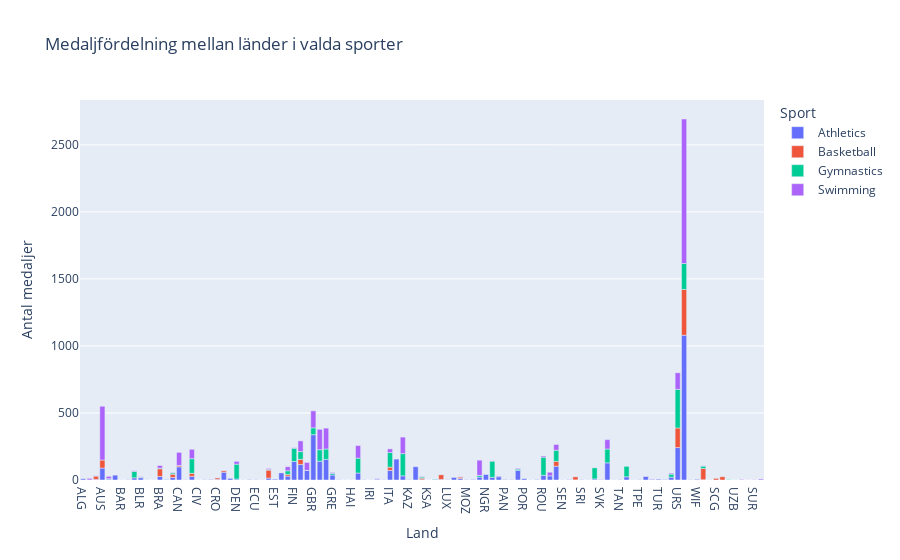

Notebook source saved alongside this figure:
### Code cell
import pandas as pd
import plotly.express as px

df = pd.read_csv("../Data/athlete_events.csv")

selected_sports = ["Basketball", "Swimming", "Athletics", "Gymnastics"]


filtered_sports = df[df["Sport"].isin(selected_sports) & df["Medal"].notnull()]

medals_by_country_sport = (
    filtered_sports.groupby(["Sport", "NOC"]).size().reset_index(name="Count")
)


fig = px.bar(
    medals_by_country_sport,
    x="NOC",
    y="Count",
    color="Sport",
    title="Medaljfördelning mellan länder i valda sporter",
    labels={"NOC": "Land", "Count": "Antal medaljer", "Sport": "Sport"},
)

fig.show()

### Figure 1 — Plotly figure (JSON) as saved in the notebook; plotly's stock layout.template omitted (floating-point values rounded to 4 significant figures)
{"data": [{"alignmentgroup": "True", "hovertemplate": "Sport=Athletics<br>Land=%{x}<br>Antal medaljer=%{y}<extra></extra>", "legendgroup": "Athletics", "marker": {"color": "#636efa", "pattern": {"shape": ""}}, "name": "Athletics", "offsetgroup": "Athletics", "orientation": "v", "showlegend": true, "textposition": "auto", "type": "bar", "x": ["ALG", "ANZ", "ARG", "AUS", "AUT", "BAH", "BAR", "BDI", "BEL", "BLR", "BOH", "BOT", "BRA", "BRN", "BUL", "CAN", "CHI", "CHN", "CIV", "CMR", "COL", "CRO", "CUB", "CZE", "DEN", "DJI", "DOM", "ECU", "ERI", "ESP", "EST", "ETH", "EUN", "FIN", "FRA", "FRG", "GBR", "GDR", "GER", "GRE", "GRN", "GUA", "HAI", "HUN", "IND", "IRI", "IRL", "ISL", "ITA", "JAM", "JPN", "KAZ", "KEN", "KOR", "KSA", "LAT", "LTU", "LUX", "MAR", "MEX", "MOZ", "NAM", "NED", "NGR", "NOR", "NZL", "PAN", "PHI", "POL", "POR", "PUR", "QAT", "ROU", "RSA", "RUS", "SEN", "SLO", "SRB", "SRI", "SUD", "SUI", "SVK", "SWE", "SYR", "TAN", "TCH", "TJK", "TPE", "TTO", "TUN", "TUR", "UGA", "UKR", "URS", "USA", "VEN", "WIF", "YUG", "ZAM"], "xaxis": "x", "y": [9, 1, 5, 89, 7, 36, 1, 2, 16, 17, 1, 1, 26, 3, 19, 98, 2, 27, 1, 2, 3, 5, 58, 12, 7, 1, 3, 2, 1, 14, 6, 53, 29, 138, 116, 71, 338, 140, 154, 37, 2, 1, 1, 52, 2, 1, 6, 2, 72, 156, 31, 4, 99, 2, 1, 5, 5, 2, 19, 11, 2, 4, 22, 41, 20, 24, 3, 2, 72, 10, 1, 3, 35, 31, 103, 1, 4, 1, 2, 1, 8, 1, 128, 1, 2, 24, 1, 2, 28, 5, 6, 3, 21, 242, 1080, 2, 5, 2, 1], "yaxis": "y"}, {"alignmentgroup": "True", "hovertemplate": "Sport=Basketball<br>Land=%{x}<br>Antal medaljer=%{y}<extra></extra>", "legendgroup": "Basketball", "marker": {"color": "#EF553B", "pattern": {"shape": ""}}, "name": "Basketball", "offsetgroup": "Basketball", "orientation": "v", "showlegend": true, "textposition": "auto", "type": "bar", "x": ["ARG", "AUS", "BRA", "BUL", "CAN", "CHN", "CRO", "CUB", "ESP", "EUN", "FRA", "ITA", "KOR", "LTU", "MEX", "RUS", "SCG", "SRB", "URS", "URU", "USA", "YUG"], "xaxis": "x", "y": [24, 60, 58, 24, 9, 23, 12, 12, 60, 12, 38, 24, 11, 35, 11, 36, 12, 24, 146, 24, 341, 84], "yaxis": "y"}, {"alignmentgroup": "True", "hovertemplate": "Sport=Gymnastics<br>Land=%{x}<br>Antal medaljer=%{y}<extra></extra>", "legendgroup": "Gymnastics", "marker": {"color": "#00cc96", "pattern": {"shape": ""}}, "name": "Gymnastics", "offsetgroup": "Gymnastics", "orientation": "v", "showlegend": true, "textposition": "auto", "type": "bar", "x": ["AUT", "BEL", "BLR", "BRA", "BUL", "CAN", "CHN", "CRO", "DEN", "ESP", "EUN", "FIN", "FRA", "FRG", "GBR", "GDR", "GER", "GRE", "HUN", "ITA", "JPN", "KOR", "LAT", "NED", "NOR", "POL", "PRK", "ROU", "RUS", "SUI", "SWE", "TCH", "UKR", "URS", "USA", "UZB", "YUG"], "xaxis": "x", "y": [3, 48, 4, 4, 10, 1, 109, 1, 111, 4, 28, 99, 58, 1, 51, 86, 77, 12, 111, 109, 166, 9, 2, 12, 121, 9, 3, 135, 83, 84, 103, 78, 23, 288, 194, 1, 18], "yaxis": "y"}, {"alignmentgroup": "True", "hovertemplate": "Sport=Swimming<br>Land=%{x}<br>Antal medaljer=%{y}<extra></extra>", "legendgroup": "Swimming", "marker": {"color": "#ab63fa", "pattern": {"shape": ""}}, "name": "Swimming", "offsetgroup": "Swimming", "orientation": "v", "showlegend": true, "textposition": "auto", "type": "bar", "x": ["ANZ", "ARG", "AUS", "AUT", "BEL", "BLR", "BRA", "BUL", "CAN", "CHN", "CRC", "CRO", "CUB", "DEN", "ESP", "EUN", "FIN", "FRA", "FRG", "GBR", "GDR", "GER", "GRE", "HUN", "IRL", "ITA", "JPN", "KAZ", "KOR", "LTU", "MEX", "NED", "NOR", "NZL", "PHI", "POL", "ROU", "RSA", "RUS", "SGP", "SLO", "SRB", "SUI", "SUR", "SVK", "SWE", "TTO", "TUN", "UKR", "URS", "USA", "VEN", "YUG", "ZIM"], "xaxis": "x", "y": [11, 3, 401, 17, 5, 3, 20, 3, 98, 70, 4, 1, 2, 21, 8, 30, 4, 80, 59, 127, 152, 156, 7, 94, 4, 27, 123, 1, 4, 1, 2, 114, 2, 6, 2, 6, 9, 27, 43, 1, 1, 1, 1, 2, 2, 70, 1, 3, 7, 124, 1078, 1, 2, 7], "yaxis": "y"}], "layout": {"barmode": "relative", "legend": {"title": {"text": "Sport"}, "tracegroupgap": 0}, "title": {"text": "Medaljfördelning mellan länder i valda sporter"}, "xaxis": {"anchor": "y", "domain": [0, 1], "title": {"text": "Land"}}, "yaxis": {"anchor": "x", "domain": [0, 1], "title": {"text": "Antal medaljer"}}}}
